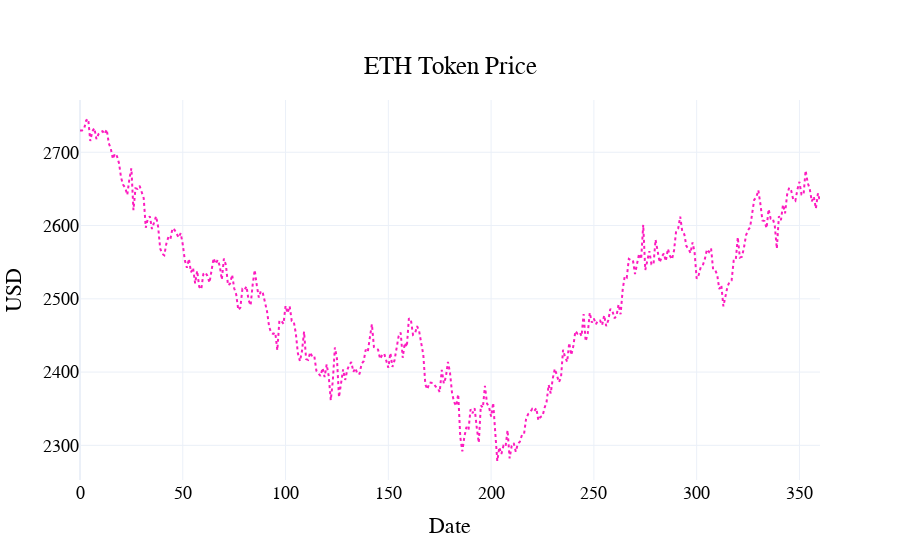

This figure's notebook cell:
### Code cell
visualizations.plot_token_price_per_subset(
    df,
    scenario_names={
    0: "normal",
}
)

### Figure 1 — Plotly figure (JSON) as saved in the notebook; plotly's stock layout.template omitted (floating-point values rounded to 4 significant figures; data arrays with more than 128 entries replaced by an {"elided": "..."} marker saying what was removed)
{"data": [{"line": {"color": "#FC1CBF", "dash": "dot"}, "name": "normal", "type": "scatter", "x": {"elided": "2161 int values"}, "y": {"elided": "2161 float values"}}], "layout": {"font": {"color": "black", "family": "Arial", "size": 18}, "hovermode": "x unified", "legend": {"font": {"color": "black", "size": 18}, "orientation": "h", "x": 0.5, "xanchor": "center", "y": -0.4, "yanchor": "bottom"}, "paper_bgcolor": "rgba(255, 255, 255, 1)", "plot_bgcolor": "rgba(255, 255, 255, 1)", "title": {"text": "ETH Token Price", "x": 0.5, "xanchor": "center", "y": 0.9, "yanchor": "top"}, "xaxis": {"title": {"text": "Date"}}, "yaxis": {"title": {"text": "USD"}}}}
